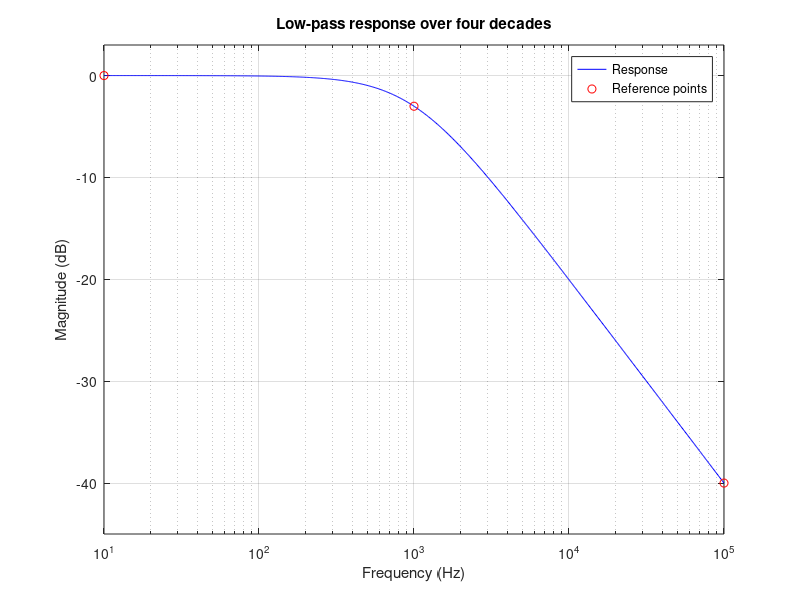

Reproduce this figure in MATLAB.
% Log-frequency response: original samples remain in the saved figure and CSV.
f = 10.^linspace(1,5,800);
fc = 1000;
gain = -10*log(1+(f/fc).^2)/log(10);
semilogx(f,gain,'b-');
hold on;
semilogx([10 1000 100000],[0 -3.0103 -40.0004],'ro');
title('Low-pass response over four decades');
xlabel('Frequency (Hz)'); ylabel('Magnitude (dB)');
legend('Response','Reference points');
axis([10 100000 -45 3]); grid on;
